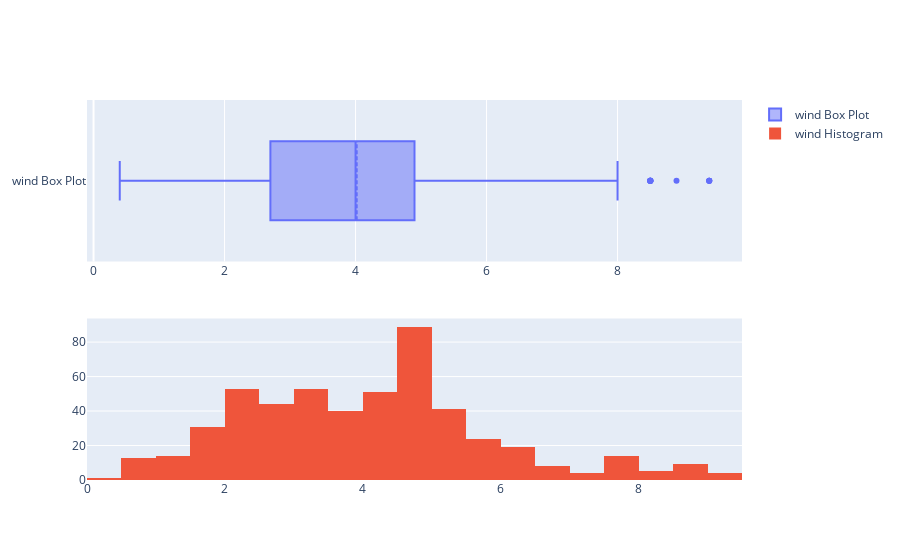

Write notebook code for a chart like this one.
### Code cell
fig = make_subplots(rows=2, cols=1)

tr1=go.Box(x=data['wind'],name='wind Box Plot',boxmean=True)
tr2=go.Histogram(x=data['wind'],name='wind Histogram')

fig.add_trace(tr1,row=1,col=1)
fig.add_trace(tr2,row=2,col=1)

fig.show()

### Figure 1 — Plotly figure (JSON) as saved in the notebook; plotly's stock layout.template omitted (floating-point values rounded to 4 significant figures; data arrays with more than 128 entries replaced by an {"elided": "..."} marker saying what was removed)
{"data": [{"boxmean": true, "name": "wind Box Plot", "type": "box", "x": {"elided": "517 float values"}, "xaxis": "x", "yaxis": "y"}, {"name": "wind Histogram", "type": "histogram", "x": {"elided": "517 float values"}, "xaxis": "x2", "yaxis": "y2"}], "layout": {"xaxis": {"anchor": "y", "domain": [0, 1]}, "xaxis2": {"anchor": "y2", "domain": [0, 1]}, "yaxis": {"anchor": "x", "domain": [0.575, 1]}, "yaxis2": {"anchor": "x2", "domain": [0, 0.425]}}}
